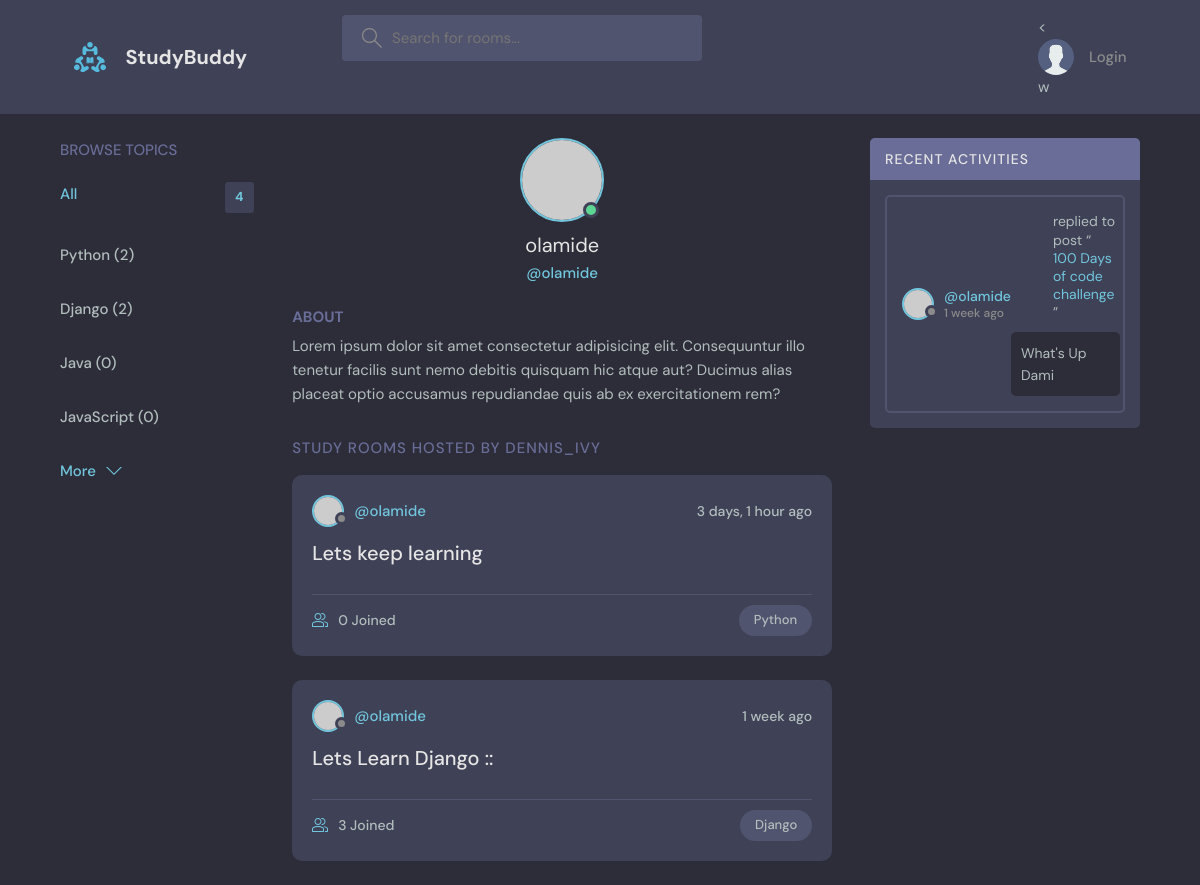
Before: /profile/3/ with the older database file.
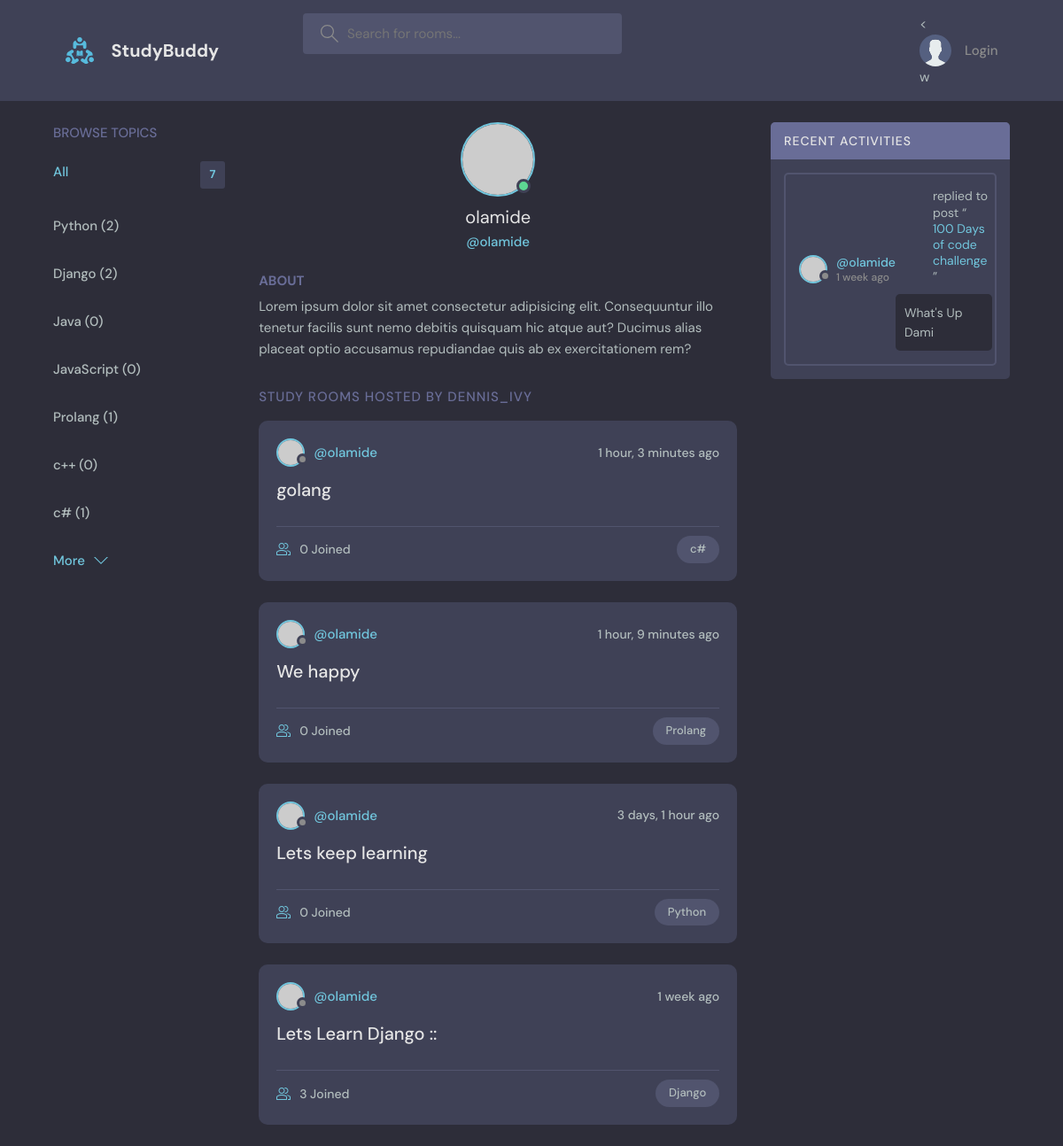
After: the same page with the newer database file.
### base/models.py (models this page shows, shortened)
class Topic(models.Model):
    name = models.CharField(max_length=200)

class Room(models.Model):
    host = models.ForeignKey(User,on_delete=models.SET_NULL,null=True)
    topic  = models.ForeignKey(Topic,on_delete=models.SET_NULL,null=True)
    name = models.CharField(max_length=200)
    description = models.TextField(null = True, blank=True)
    participants = models.ManyToManyField(User, related_name='participants',
                                          blank=True)
    updated = models.DateTimeField(auto_now=True)
    created = models.DateTimeField(auto_now_add=True)
    class Meta:
        ordering = ['-updated','-created']
    def __str__(self):
        return self.name

class Message(models.Model):
    user = models.ForeignKey(User, on_delete=models.CASCADE)
    room = models.ForeignKey(Room,on_delete=models.CASCADE)
    body = models.TextField()
    updated = models.DateTimeField(auto_now=True)
    created = models.DateTimeField(auto_now_add=True)
    class Meta:
        ordering = ['-updated','-created']

### base/views.py (the view)
# urls.py: path('profile/<str:pk>/', views.userProfile, name="user-profile"),
def userProfile(request,pk):
    user =User.objects.get(id=pk)
    rooms = user.room_set.all()
    room_messages = user.message_set.all()
    topics = Topic.objects.all()
    context = {'user': user, 'rooms': rooms, 'room_messages':
               room_messages, 'topics': topics}
    return render(request, 'base/profile.html', context)

### base/templates/base/profile.html (shortened to what this page needs)
{% extends 'main.html'%}
{% block content %}
  <main class="profile-page layout layout--3">
    <div class="container">
      {% include 'base/topics_component.html' %}
      <div class="roomList">
        <div class="profile">
          <div class="profile__avatar">
            <div class="avatar avatar--large active">
              <img src="https://randomuser.me/api/portraits/men/11.jpg" />
            </div>
          </div>
          <div class="profile__info">
            <h3>{{user.username}}</h3>
            <p>@{{user.username}}</p>
          </div>
          <div class="profile__about">
            <h3>About</h3>
            <p>
              Lorem ipsum dolor sit amet consectetur adipisicing elit. Consequuntur illo tenetur
              facilis sunt nemo debitis quisquam hic atque aut? Ducimus alias placeat optio
              accusamus repudiandae quis ab ex exercitationem rem?
            </p>
          </div>
        </div>
        <div class="roomList__header">
          <div>
            <h2>Study Rooms Hosted by dennis_ivy</a>
            </h2>
          </div>
        </div>
        {% include 'base/feed_component.html' %}
      </div>
      {% include 'base/activity_component.html' %}
    </div>
  </main>
{% endblock content %}

### templates/main.html (shortened to what this page needs)
<!DOCTYPE html>
{% load static %}
<html lang="en">
  <head>
    <link rel="stylesheet" href="{% static 'styles/style.css' %}" />
  </head>
  <body>
    {% include 'navbar.html' %}
    {% block content %}
    {% endblock %}
  </body>
</html>

### templates/navbar.html (shortened to what this page needs)
{% load static %}
<header class="header header--loggedIn">
    <div class="container">
      <a href="{% url 'home' %}" class="header__logo">
        <img src="{% static 'images/logo.svg' %}" />
        <h1>StudyBuddy</h1>
      </a>
      <form class="header__search" method ="GET" action="{% url 'home' %}">
        <label>
          <input name ="q" placeholder="Search for rooms..." />
        </label>
      </form>
      <nav class="header__menu">
        {% if request.user.is_authenticated %}
        <div class="header__user">
          <a href="profile.html">
            <div class="avatar avatar--medium active">
              <img src="https://randomuser.me/api/portraits/men/37.jpg" />
            </div>
            <p>{{request.user.username}} <span>@{{request.user.username}}</span></p>
          </a>
          <button class="dropdown-button">
            <svg version="1.1" xmlns="http://www.w3.org/2000/svg" width="32" height="32" viewBox="0 0 32 32">
              <title>chevron-down</title>
              <path d="M16 21l-13-13h-3l16 16 16-16h-3l-13 13z"></path>
            </svg>
          </button>
        </div>
        {% else %}
        < <a href="{% url 'login' %}">
            <img src="{% static 'images/avatar.svg' %} "/>
            <p>Login</p>
        </a>
        w
        {% endif %}
      </nav>
    </div>
  </header>

### base/templates/base/topics_component.html
<div class="topics">
    <div class="topics__header">
      <h2>Browse Topics</h2>
    </div>
    <ul class="topics__list">
      <li>
        <a href="{% url 'home' %}" class="active">All <span>{{topics.count}}</span></a>
      </li>
      {% for topic in topics %}
      <li>
        <a href="{% url 'home' %}?q={{ topic.name }}">{{ topic.name }} ({{ topic.room_set.all.count }})</a>
    </li>
      {% endfor %}
    </ul>
    <a class="btn btn--link" href="topics.html">
      More
      <svg version="1.1" xmlns="http://www.w3.org/2000/svg" width="32" height="32" viewBox="0 0 32 32">
        <title>chevron-down</title>
        <path d="M16 21l-13-13h-3l16 16 16-16h-3l-13 13z"></path>
      </svg>
    </a>
  </div>

### base/templates/base/feed_component.html (shortened to what this page needs)
{% for room in rooms %}
<div class="roomListRoom">
    <div class="roomListRoom__header">
      <a href="{% url 'user-profile' room.host.id %}" class="roomListRoom__author">
        <div class="avatar avatar--small">
          <img src="https://randomuser.me/api/portraits/women/11.jpg" />
        </div>
        <span>@{{room.host.username}}</span>
      </a>
      <div class="roomListRoom__actions">
        <span>{{room.created|timesince}} ago</span>
      </div>
    </div>
    <div class="roomListRoom__content">
      <a href="{% url 'room' room.id %}">{{room.name}}</a>
    </div>
    <div class="roomListRoom__meta">
      <a href="{% url 'room' room.id %}" class="roomListRoom__joined">
        {{room.participants.all.count}} Joined
      </a>
      <p class="roomListRoom__topic">{{room.topic.name}}</p>
    </div>
  </div>
 {% endfor %}

### base/templates/base/activity_component.html (shortened to what this page needs)
<div class="activities">
    <div class="activities__header">
      <h2>Recent Activities</h2>
    </div>
    {% for message in room_messages %}
    <div class="activities__box">
      <div class="activities__boxHeader roomListRoom__header">
        <a href="{% url 'user-profile' message.user.id % }" class="roomListRoom__author">
          <div class="avatar avatar--small">
            <img src="https://randomuser.me/api/portraits/women/11.jpg" />
          </div>
          <p>
            @{{ message.user.username }}
            <span> {{ message.created|timesince }} ago</span>
          </p>
        </a>
      <div class="activities__boxContent">
        <p>replied to post “<a href="{% url 'room' message.room.id %}">{{message.room}}</a>”</p>
        <div class="activities__boxRoomContent">
          {{message.body}}
        </div>
      </div>
    </div>
    {% endfor %}
  </div>

Changed rows visible on the page:
added Topic: name "Prolang", room_set.all.count "1"
added Topic: name "c++", room_set.all.count "0"
added Topic: name "c#", room_set.all.count "1"
added Room: host.username "olamide", created "1 hour, 3 minutes", name "golang", participants.all.count "0", topic.name "c#"
added Room: host.username "olamide", created "1 hour, 9 minutes", name "We happy", participants.all.count "0", topic.name "Prolang"
Other visible differences:
{{ topics.count }}: "4" → "7"
